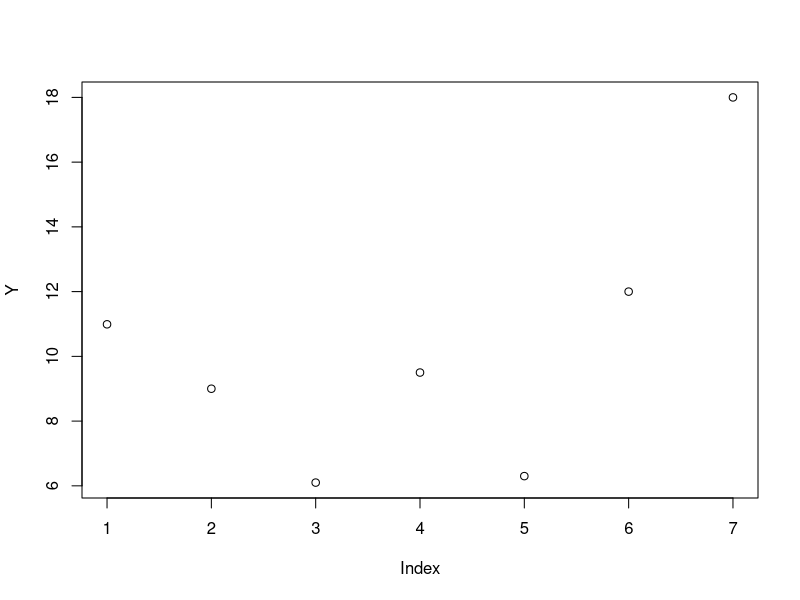
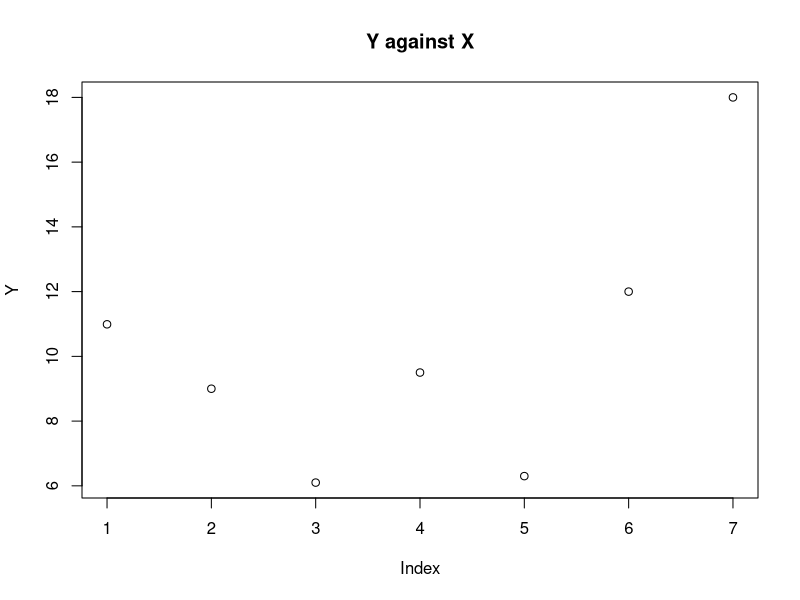
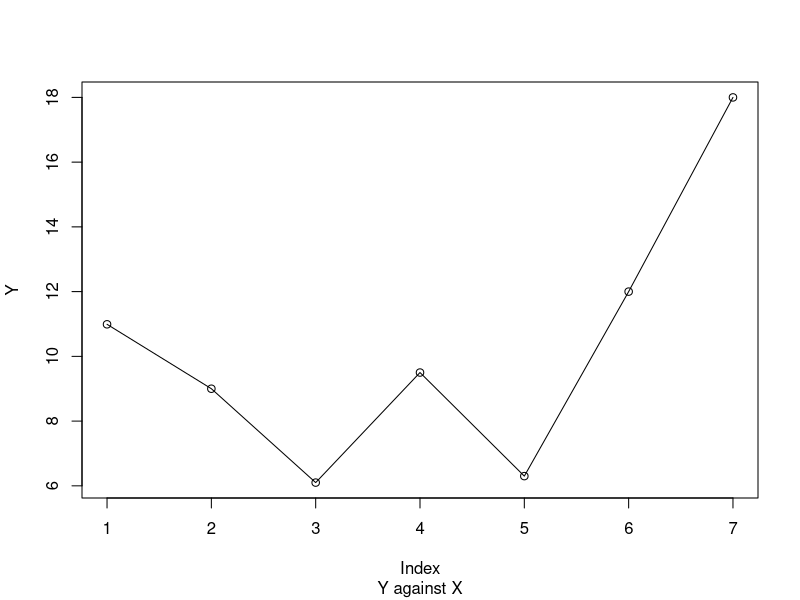
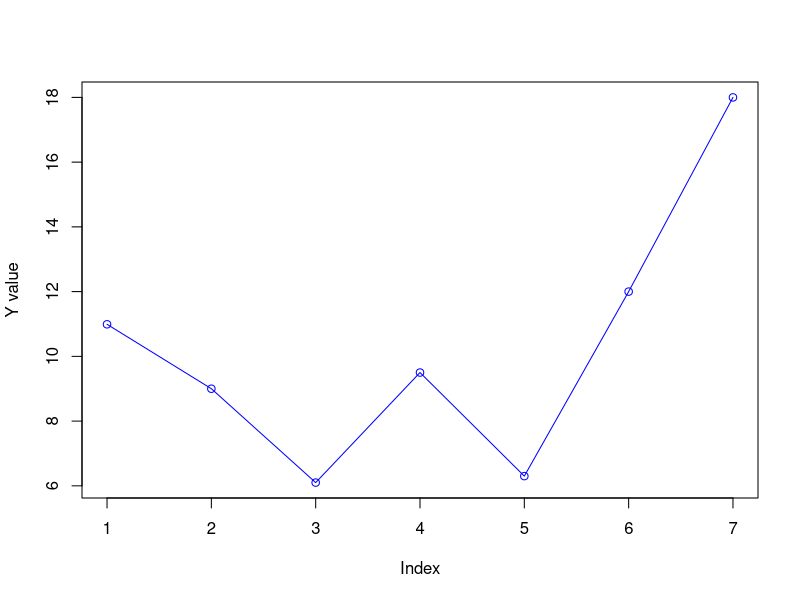
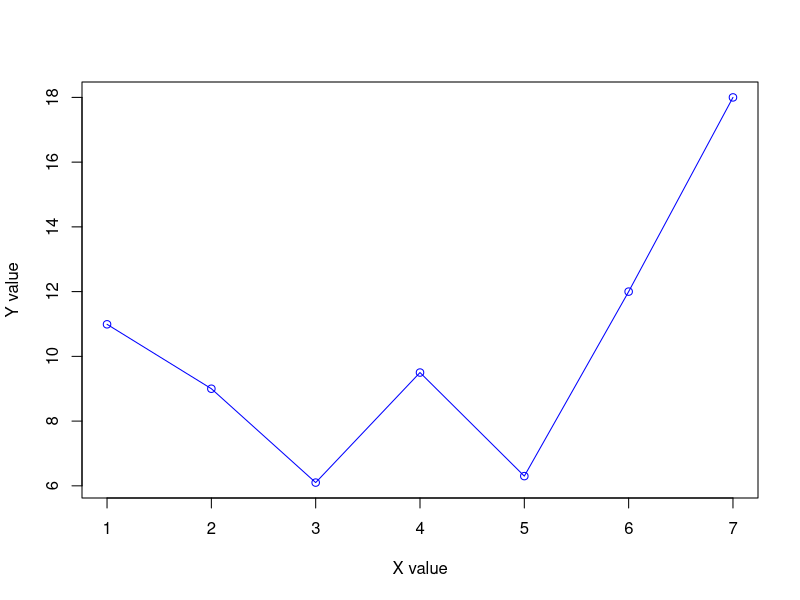
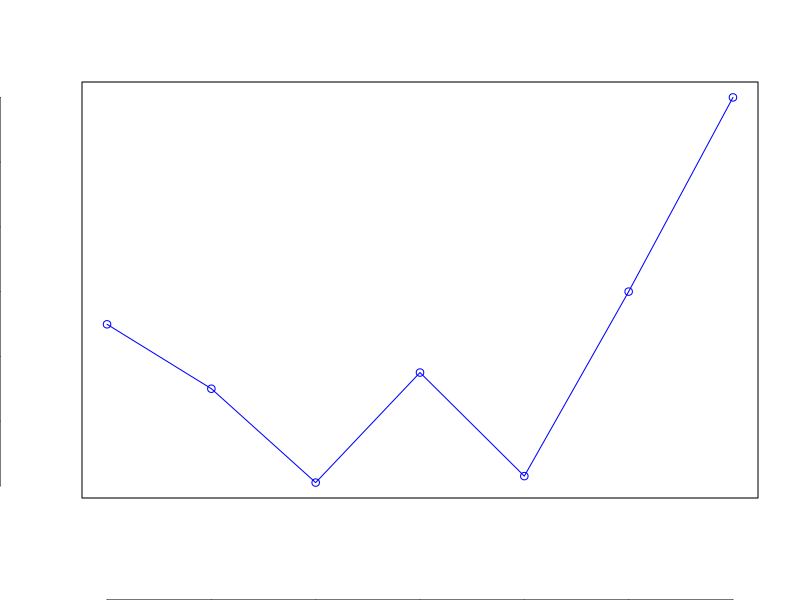
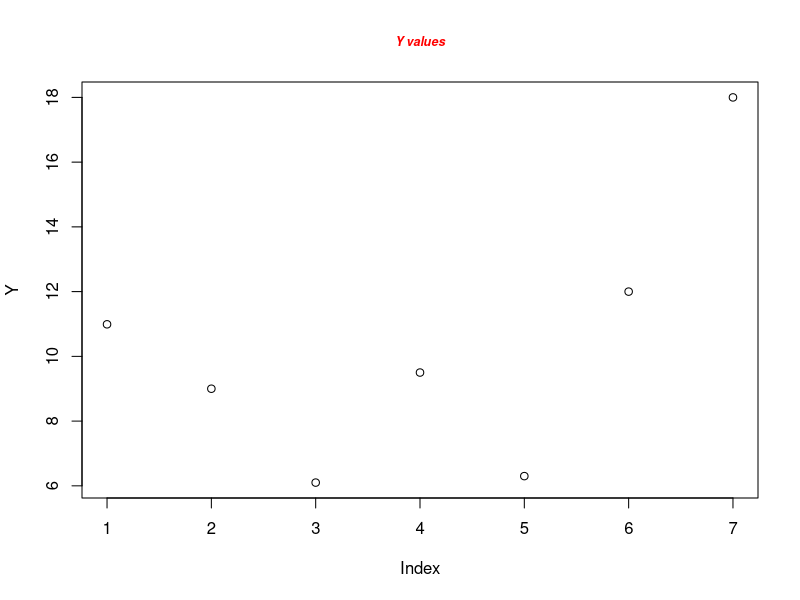
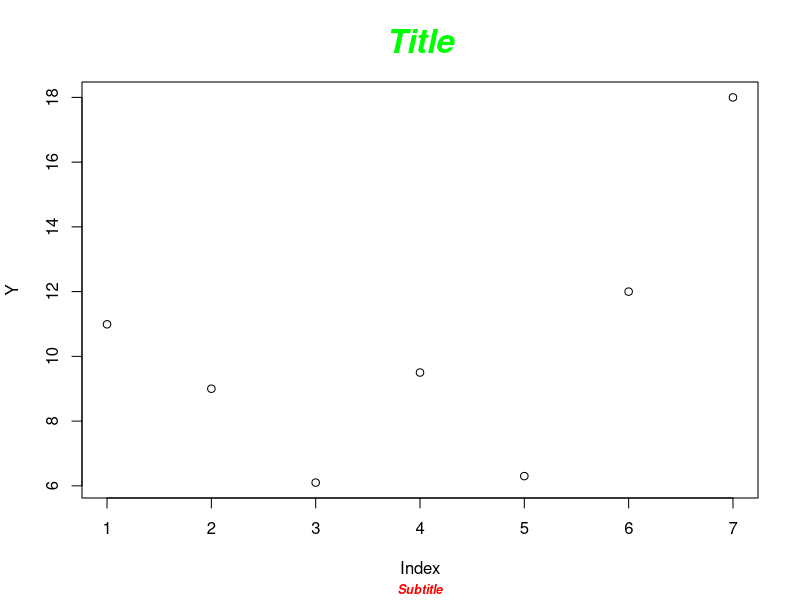

Here is the R script that generated these plots, in order:
# lerning how to use plot funcion 1:

Y <- c(10.99, 9, 6.1, 9.50, 6.30, 12, 18)
plot(Y)         # just points

# ===================================================
# Plot Annotation:
# ----------------
# main : The main title (on top) using font, size (character expansion) and color par(c("font.main", "cex.main", "col.main")).
# sub : Sub-title (at bottom) using font, size and color par(c("font.sub", "cex.sub", "col.sub")).
# xlab : X axis label using font, size and color par(c("font.lab", "cex.lab", "col.lab")).
# ylab : Y axis label, same font attributes as xlab.
# line : specifying a value for line overrides the default placement of labels, and places them this many lines outwards from the plot edge.
# outer:  a logical value. If TRUE, the titles are placed in the outer margins of the plot.
# ===================================================

plot(Y, main = "Y against X")
plot(Y, type = "o", sub = "Y against X")
plot(Y, type = "o", ylab = "Y value", col = "blue")
plot(Y, type = "o", ylab = "Y value", xlab = "X value", col = "blue")
plot(Y, type = "o", ylab = "Y value", xlab = "X value", col = "blue", outer = TRUE)

# another way to add a title, but now we can modify the attributes:
plot(Y)
title("Y values", col.main = "red", font.main = 4, cex.main = 0.75)
# col : color
# font : modify the characters
# cex: modify the size of the font

# another way to ad a sub-title (using title) and modify its arguments:

plot(Y)
title("Title", sub = "Subtitle", col.main = "green", font.main = 4, cex.main = 2,
      col.sub = "red", font.sub = 4, cex.sub = 0.75)
# ===================================================
# Type parameter values:
# ----------------------
# "p" : points
# "l" : lines
# "b" : both points and lines
# "c" : empty points joined by lines
# "o" : overplotted points and lines
# "s" and "S" : stair steps
# "h" : histogram-like vertical lines
# "n" : does not product any points and lines
# ===================================================

plot(Y,main = "Using 'p' as parameter for plot", type = "p", ylab = "Y value", xlab = "X value", col = "blue")

plot(Y,main = "Using 'l' as parameter for plot", type = "l", ylab = "Y value", xlab = "X value", col = "blue")

plot(Y,main = "Using 'b' as parameter for plot", type = "b", ylab = "Y value", xlab = "X value", col = "blue")

plot(Y,main = "Using 'c' as parameter for plot", type = "c", ylab = "Y value", xlab = "X value", col = "blue")

plot(Y,main = "Using 'o' as parameter for plot", type = "o", ylab = "Y value", xlab = "X value", col = "blue")

plot(Y,main = "Using 's' as parameter for plot", type = "s", ylab = "Y value", xlab = "X value", col = "blue")

plot(Y,main = "Using 'S' as parameter for plot", type = "S", ylab = "Y value", xlab = "X value", col = "blue")

plot(Y,main = "Using 'h' as parameter for plot", type = "h", ylab = "Y value", xlab = "X value", col = "blue")

plot(Y,main = "Using 'n' as parameter for plot", type = "n", ylab = "Y value", xlab = "X value", col = "blue")







